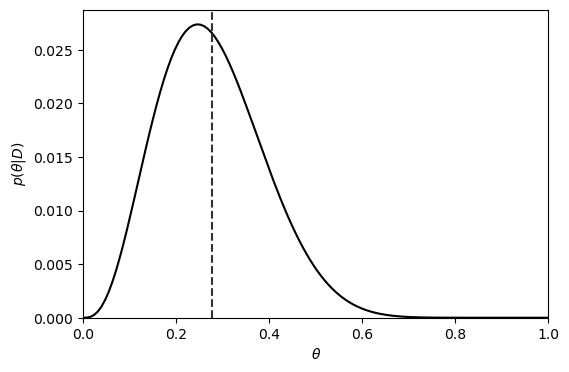

The Python source for this figure:
import matplotlib as mpl
import matplotlib.pyplot as plt
import numpy as np

theta = np.linspace(0, 1, 128)
beta_unnorm = lambda y: theta**(3+y)*(1-theta)**(13-y)
beta = lambda y: beta_unnorm(y)/beta_unnorm(y).sum()
dist = beta(0)+beta(1)+beta(2)
dist = dist/3

fig, ax = plt.subplots(figsize=(6, 4))

ax.set_xlim(0, 1)
ax.set_ylim(0, dist.max()*1.05)
ax.set_ylabel(r'$p(\theta|D)$')
ax.set_xlabel(r'$\theta$')

ax.plot(theta, dist, color=(0, 0, 0))
ax.axvline(5/18, ls='--', color=(.2, .2, .2))

fig.savefig('2.11.1.png', bbox_inches='tight')
